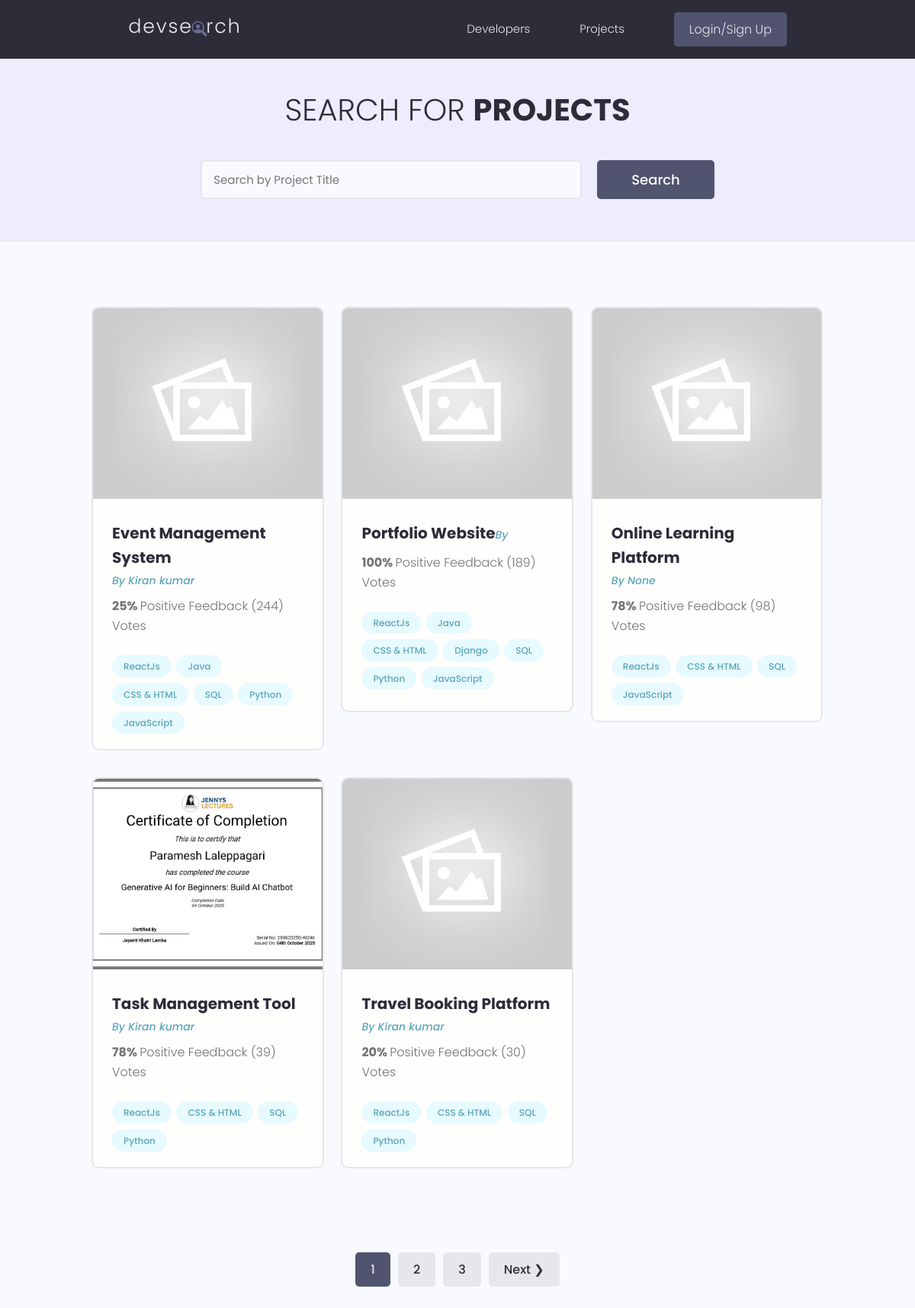
The page /projects/ on the database as committed earlier.
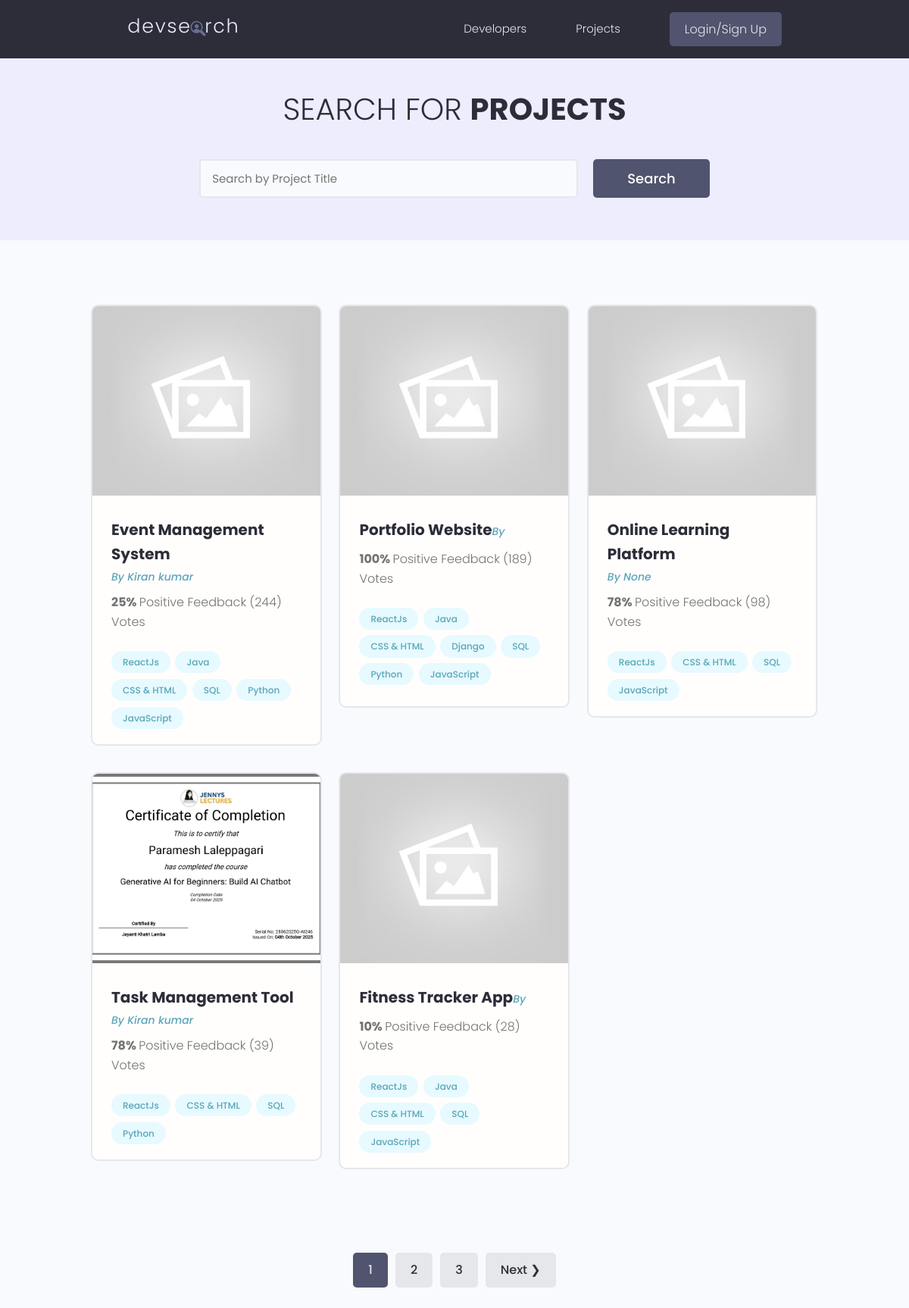
The same page on the database as committed later.
### projects/models.py (models this page shows, shortened)
class Project(models.Model):
    owner = models.ForeignKey(Profile, null=True, blank=True, on_delete=models.SET_NULL)
    title = models.CharField(max_length=200)
    description = models.TextField(null=True , blank=True)
    feature_image = models.ImageField(null=True , blank=True, default='default.jpg')
    demo_link = models.CharField(max_length=2000, null=True , blank=True)
    source_link = models.CharField(max_length=2000, null=True , blank=True)
    tags =models.ManyToManyField('Tag', blank=True)
    vote_total = models.IntegerField(default=0, null=True , blank=True)
    vote_ratio = models.IntegerField(default=0, null=True , blank=True)
    created = models.DateTimeField(auto_now_add=True)
    id = models.UUIDField(default=uuid.uuid4, unique=True, primary_key=True, editable=False)
    class Meta:
        ordering = ['-vote_total', '-vote_ratio', 'title']
    @property
    def imageURL(self):
        try:
            url = self.feature_image.url
        except:
            url = ''
        return url

class Tag(models.Model):
    name = models.CharField(max_length=200)
    created = models.DateTimeField(auto_now_add=True)
    id = models.UUIDField(default=uuid.uuid4, unique=True, primary_key=True, editable=False)
    def __str__(self):
        return self.name

### users/models.py (models this page shows, shortened)
class Profile(models.Model):
    user = models.OneToOneField(User, on_delete=models.CASCADE, null=True, blank=True)
    name = models.CharField(max_length=200, blank=True, null=True)
    email = models.EmailField(max_length=500, blank=True, null=True)
    username = models.CharField(max_length=200, blank=True, null=True)
    location = models.CharField(max_length=200, blank=True, null=True, default="Earth")
    short_intro = models.CharField(max_length=200, blank=True, null=True, default="This is a default bio. User has not added a bio yet.")
    bio = models.TextField(blank=True, null=True)
    profile_image = models.ImageField(
        null=True, blank=True, upload_to='profiles/', default="profiles/user-default.png")
    social_github = models.CharField(max_length=200, blank=True, null=True)
    social_twitter = models.CharField(max_length=200, blank=True, null=True)
    social_linkedin = models.CharField(max_length=200, blank=True, null=True)
    social_youtube = models.CharField(max_length=200, blank=True, null=True)
    social_website = models.CharField(max_length=200, blank=True, null=True)
    created = models.DateTimeField(auto_now_add=True)
    id = models.UUIDField(default=uuid.uuid4, unique=True,
                          primary_key=True, editable=False)
    class Meta:
        ordering = ['created']

### projects/views.py (the view)
# urls.py: path('projects/', views.getProjects),           # ✅ list
def projects(request):
    projects, search_query = searchProjects(request)
    custom_range, projects = paginateProjects(request, projects, 5)
    context={'projects':projects, 'search_query': search_query,'custom_range': custom_range}
    return render(request, 'projects/projects.html', context)

### projects/utils.py (called while the page is built)
def paginateProjects(request, projects, results):
    page = request.GET.get('page')
    paginator = Paginator(projects, results)
    try:
        projects = paginator.page(page)
    except PageNotAnInteger:
        page = 1
        projects = paginator.page(page)
    except EmptyPage:
        page = paginator.num_pages
        projects = paginator.page(page)
    leftIndex = (int(page) - 4)
    if leftIndex < 1:
        leftIndex = 1
    rightIndex = (int(page) + 5)
    if rightIndex > paginator.num_pages:
        rightIndex = paginator.num_pages + 1
    custom_range = range(leftIndex, rightIndex)
    return custom_range, projects

def searchProjects(request):
    search_query = ''
    if request.GET.get('search_query'):
        search_query = request.GET.get('search_query')
    tags= Tag.objects.filter(name__icontains=search_query)
    projects =Project.objects.distinct().filter(
        Q(title__icontains=search_query) |
        Q(description__icontains=search_query) |
        Q(owner__name__icontains=search_query) |
        Q(tags__in=tags)
    )
    return projects, search_query

### projects/templates/projects/projects.html (shortened to what this page needs)
{% extends 'main.html' %} {% load static %} {% block content %}
<main class="projects">
  <section class="hero-section text-center">
    <div class="container container--narrow">
      <div class="hero-section__box">
        <h2>Search for <span>Projects</span></h2>
      </div>
      <div class="hero-section__search">
        <form
          id="searchForm"
          class="form"
          action="{% url 'projects' %}"
          method="get"
        >
          <div class="form__field">
            <input
              class="input input--text"
              type="text"
              name="search_query"
              placeholder="Search by Project Title"
              value="{{ search_query }}"
            />
          </div>
          <input class="btn btn--sub btn--lg" type="submit" value="Search" />
        </form>
      </div>
    </div>
  </section>
  <section class="projectsList">
    <div class="container">
      <div class="grid grid--three">
        {% for project in projects %}
        <div class="column">
          <div class="card project">
            <a href="{% url 'single-project' project.id %}" class="project">
              {% if project.imageURL %}
              <img
                class="project__thumbnail"
                src="{{ project.imageURL }}"
                alt="project thumbnail"
              />
              {% else %}
              <img
                class="project__thumbnail"
                src="{% static 'images/default.jpg' %}"
                alt="default image"
              />
              {% endif %}
              <div class="card__body">
                <h3 class="project__title">{{ project.title }}</h3>
                {% if project.owner %}
                <a
                  class="project__author"
                  href="{% url 'user-profile' project.owner.id %}"
                >
                  By {{ project.owner.name }}
                </a>
                {% endif %}
                <p class="project--rating">
                  <span style="font-weight: bold">
                    {{ project.vote_ratio }}%
                  </span>
                  Positive Feedback ({{ project.vote_total }})
                  Vote{{project.vote_total|pluralize:"s" }}
                </p>
                <div class="project__tags">
                  {% for tag in project.tags.all %}
                  <span class="tag tag--pill tag--main">
                    <small>{{ tag }}</small>
                  </span>
                  {% endfor %}
                </div>
              </div>
            </a>
          </div>
        </div>
        {% endfor %}
      </div>
    </div>
  </section>
  {% include 'projects/pagination.html' with queryset=projects custom_range=custom_range %}
</main>
{% endblock %}

### templates/main.html (shortened to what this page needs)
<!DOCTYPE html>
{% load static %}
<html>
<head>
    <link rel="stylesheet" href="https://cdn.iconmonstr.com/1.3.0/css/iconmonstr-iconic-font.min.css" />
    <link rel="stylesheet" href="{% static 'uikit/styles/uikit.css' %}" />
    <link rel="stylesheet" href="{% static 'styles/app.css' %}" />
</head>
<body>
    {% include 'navbar.html' %}
    {% block content %}
    {% endblock content %}
</body>
</html>

### templates/navbar.html (shortened to what this page needs)
{% load static %}
<header class="header">
    <div class="container container--narrow">
        <a href="{% url 'profiles' %}" class="header__logo">
            <img src="{% static 'images/logo.svg' %} " alt="DevSearch Logo" />
        </a>
        <nav class="header__nav">
            <ul class="header__menu">
                <li class="header__menuItem"><a href="{% url 'profiles' %}">Developers</a></li>
                <li class="header__menuItem"><a href="{% url 'projects' %}">Projects</a></li>
                {% if request.user.is_authenticated %}
                <li class="header__menuItem"><a href="{% url 'inbox' %}">Inbox</a></li>
                <li class="header__menuItem"><a href="{% url 'account' %}">Account</a></li>
                 <li class="header__menuItem"><a href="{% url 'logout' %}" class="btn btn--sub">Logout</a></li>
                {% else %}
                <li class="header__menuItem"><a href="{% url 'login' %}" class="btn btn--sub">Login/Sign Up</a></li>
                {% endif %}
            </ul>
        </nav>
    </div>
</header>

### projects/templates/projects/pagination.html (shortened to what this page needs)
{% if queryset.has_other_pages %}
<div class="pagination">
    <ul class="container">
        {% for page in custom_range %}
        {% if page == queryset.number%}
        <li><a href="?page={{page}}" class="btn page-link btn--sub" data-page="{{page}}">{{page}}</a></li>
        {% else %}
        <li><a href="?page={{page}}" class="btn page-link" data-page="{{page}}">{{page}}</a></li>
        {% endif %}
        {% endfor %}
        {% if queryset.has_next %}
        <li><a href="?page={{queryset.next_page_number}}" class="btn page-link"
                data-page="{{queryset.next_page_number}}">Next &#10095;</a></li>
        {% endif %}
    </ul>
</div>
{% endif %}

### projects/static/styles/app.css (style rules this page uses)
:root { --color-sub: #2d2d39; }
.btn--sub { background-color: var(--color-sub-light); }
.card { border: 2px solid var(--color-light); }
img { width: 100%; }
.header { position: sticky; z-index: 111; background-color: var(--color-sub); padding: 1.5rem 0; }
.header > .container { display: flex; justify-content: space-between; align-items: center; }
.header__logo > img { height: 3.8rem; }
.header__nav > ul { display: inline-flex; align-items: center; list-style: none; gap: 6.5rem; }
.header__menuItem > a { color: var(--color-light); font-weight: 300; }
.hero-section { height: 40vh; display: flex; align-items: center; background-color: var(--color-sub); }
.hero-section__box { margin-bottom: 4rem; }
.hero-section__box > h2, .hero-section__box > h2 > span { font-size: 4rem; color: var(--color-light); line-height: 1.3; text-transform: uppercase; }
.hero-section__box > h2 { font-weight: 300; }
.hero-section__box > h2 > span { font-weight: 700; }
.hero-section__search > .form { display: flex; align-items: center; justify-content: center; gap: 2rem; }
.hero-section__search > .form input.input--text { width: 50rem; }
.pagination { margin-top: 8rem; margin-bottom: 10rem; }
.pagination > ul { flex-wrap: wrap; list-style: none; display: flex; align-items: center; justify-content: center; gap: 1rem; }
.pagination .btn { color: var(--color-sub); }
.pagination .btn.btn--sub { color: var(--color-light); }
.project__author { font-size: 1.4rem; font-style: italic; }
.project--rating { margin-bottom: 1.6em; margin-top: .5em; }
.projects > .hero-section { background: var(--color-sub-lighter); height: 30vh; }
.projects .hero-section__box { margin-bottom: 2.5rem; }
.projects .hero-section__box > h2 { color: var(--color-sub); }
.projects .hero-section__box > h2 > span { font-weight: 700; color: var(--color-sub); }
.projectsList { margin-top: 8rem; }
.project__thumbnail { height: 25rem; object-fit: cover; object-position: top center; }
.project__title { font-size: 2rem; font-weight: 700; color: var(--color-sub); }

### projects/static/uikit/styles/modules/_variables.css (style rules this page uses)
:root { --color-main: #5aa5b9; --color-main-light: #e6faff; --color-sub: #3f4156; --color-sub-light: #51546e; --color-sub-lighter: #ededfd; --color-text: #737373; --color-gray: #8b8b8b; --color-light: #e5e7eb; --color-light-gray: #767676; --color-bg: #f8fafd; --color-white: #fffefd; --color-white-light: #f3f3f3; --color-success: #359e64; --color-success-bg: #def8e8; --color-error: #fc4b0b; --color-error-bg: #fff2ee; --font-base: 'Poppins', arial, helvetica, 'Segoe UI', roboto, ubuntu, sans-serif; --font-monospace: 'Fira Code', 'Courier New', courier, monospace; --font-regular: 300; --font-medium: 500; --font-bold: 700; --generic-shadow: 1px 1px 5px #00000010; --generic-transition: all 0.3s ease-in-out; }

### projects/static/uikit/styles/modules/_base.css (style rules this page uses)
* { margin: 0; padding: 0; box-sizing: border-box; text-rendering: optimizeLegibility; color: inherit; font-size: inherit; }
html { font-size: 50%; }
@media only screen and (min-width: 480px) { html { font-size: 56.25%; } }
@media only screen and (min-width: 1200px) { html { font-size: 62.5%; } }
body { line-height: 1.6; font-weight: 400; font-size: 1.5rem; color: var(--color-text); background-color: var(--color-bg); min-height: 100vh; }

### projects/static/uikit/styles/modules/_typography.css (style rules this page uses)
* { font-family: var(--font-base); }
h2 { font-size: 3.6rem; font-weight: var(--font-bold); }
h3 { font-size: 3.2rem; font-weight: var(--font-medium); }
p, span, strong { font-size: 1.6rem; color: var(--color-text); font-weight: var(--font-regular); }
a { padding-bottom: 2px; text-decoration: none; display: inline-block; color: var(--color-main); font-weight: var(--font-medium); }

### projects/static/uikit/styles/modules/_utilities.css (style rules this page uses)
.container { width: 92%; max-width: 165rem; margin: 0 auto; box-sizing: border-box; }
.container--narrow { width: 92%; max-width: 120rem; }
@media screen and (min-width: 1000px) { .container { width: 90%; } }
@media screen and (min-width: 1000px) { .container--narrow { width: 85%; } }
@media screen and (min-width: 1200px) { .container { width: 80%; } }
@media screen and (min-width: 1200px) { .container--narrow { width: 72%; } }
.text-center { text-align: center; }

### projects/static/uikit/styles/modules/_card.css (style rules this page uses)
.card { border-radius: 1rem; background-color: var(--color-white); border: 1.5px solid var(--color-light); width: auto; height: auto; margin-top: 0.5rem; margin-bottom: 0.5rem; overflow: hidden; }
.card__body, .card__header { padding: 2rem 2.5rem; }

Rows that differ between the two databases and show on the page:
no longer on this page (row edited): Project: imageURL (placeholder picture), title "Travel Booking Platform", owner.name "Kiran kumar", vote_ratio "20", vote_total "30", Tag (name "ReactJs"), Tag (name "CSS & HTML"), Tag (name "SQL"), Tag (name "Python")
now on this page (row unchanged): Project: imageURL (placeholder picture), title "Fitness Tracker App", vote_ratio "10", vote_total "28", Tag (name "ReactJs"), Tag (name "Java"), Tag (name "CSS & HTML"), Tag (name "SQL"), Tag (name "JavaScript")
